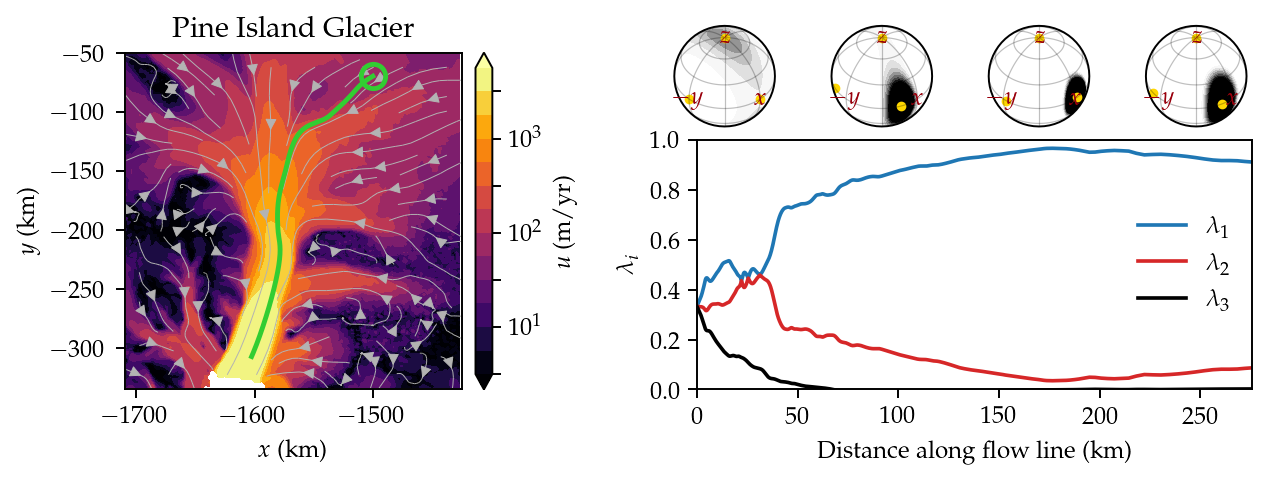

Python code for this plot:
"""
Model plug-flow CPO evolution of a Lagrangian ice column over Pine Island Glacier, Antarctica
"""

import numpy as np
from scipy.integrate import solve_ivp
import xarray

from specfabpy import specfab as sf
from specfabpy import common as sfcom
from specfabpy import plotting as sfplt

import matplotlib.pyplot as plt
from mpl_toolkits.axes_grid1 import make_axes_locatable
import matplotlib.colors as colors

from matplotlib import rc
#rc('font',**{'family':'sans-serif','sans-serif':['Helvetica']})
rc('font',**{'family':'serif','serif':['Palatino']})
rc('text', usetex=True)

"""
Setup
"""

### Domain 

p0   = (-1500e3, -70e3)  # starting point (x0,y0)
xy0  = (-1710e3, -335e3) # lower left-hand  corner of region of interest
xy1  = (-1425e3, -50e3)  # upper right-hand corner of region of interest
dwin = 2 # coarsen input velocities using this moving-average window size

tend = 820 # time (in years) to trace out trajectory from staring point

### Numerics

Nt = 1000 # number of time steps taken (increase this until results are robust)
L = 12 # CPO expansion series truncation
kw_ivp = dict(method='RK45', vectorized=False) # kwargs for solve_ivp()

### CPO dynamics

# Lattice rotation
iota, zeta = 1, 0 # "deck of cards" behavior 

# DDRX
A = 1.1e7  # rate prefactor (tunable parameter)
Q = 3.36e4 # activation energy (see Richards et al. (2021) and Lilien et al. (2023))
R = 8.314  # gas constant
Gamma0 = lambda D, T: A*np.sqrt(np.einsum('ij,ji',D,D)/2)*np.exp(-Q/(R*(T+273.15))) # DDRX rate factor

"""
Determine trajectory 
"""

### Velocity field 

print('*** Loading velocity field') 

ds0 = xarray.open_mfdataset('~/ice-velocity-maps/antarctica_ice_velocity_450m_v2.nc') # MEaSUREs
uxname, uyname = 'VX', 'VY'
xr = slice(xy0[0], xy1[0])
yr = slice(xy1[1], xy0[1]) # reverse on purpose
ds = ds0.sel(x=xr,y=yr).coarsen(x=dwin, boundary='trim').mean().coarsen(y=dwin, boundary='trim').mean()

### Determine trajectory

print('*** Determining trajectory') 

def ODE_traj(t, p):
    dsi = ds.interp(x=p[0], y=p[1], method='linear')
    return [dsi[uxname].to_numpy(), dsi[uyname].to_numpy()] # [ux, uy]
        
trng = (0, tend)
ti = np.linspace(trng[0], trng[1], Nt) # time points at which to evaluate the solution
pi = solve_ivp(ODE_traj, trng, p0, t_eval=ti, vectorized=False).y # trajectory [x(t), y(t)]

### Determine velocity gradient tensor along trajectory

print('*** Determining velocity gradients') 

ds_grad = xarray.Dataset({
    'duxx': ds[uxname].differentiate('x'),
    'duxy': ds[uxname].differentiate('y'),
    'duyx': ds[uyname].differentiate('x'),
    'duyy': ds[uyname].differentiate('y'),
})
ds_gradi = ds_grad.interp(x=('points', pi[0]), y=('points', pi[1]), method='linear')

ugrad = np.zeros((Nt,3,3))
ugrad[:,0,0] = ds_gradi['duxx'].values
ugrad[:,0,1] = ds_gradi['duxy'].values
ugrad[:,1,0] = ds_gradi['duyx'].values
ugrad[:,1,1] = ds_gradi['duyy'].values
ugrad[:,2,2] = -(ugrad[:,0,0]+ugrad[:,1,1]) # incompressible ice

D = (ugrad + np.einsum('ijk->ikj',ugrad))/2 # strain rate tensor
W = (ugrad - np.einsum('ijk->ikj',ugrad))/2 # stress tensor

"""
Solve CPO evolution
"""

print('*** Solving CPO evolution')

S = D # stress tensor (assume coaxiality with strain-rate tensor; magnitude does not matter for our purpose)

#T = -30 # temperature assumed constant along flow line (deg. C)
T = -60 # no DDRX if ice is very cold

# isotropic initial state
lm, nlm_len = sf.init(L) # initialize specfab
nlm_init = np.zeros((nlm_len), dtype=np.complex64) # CPO expansion coefficients
nlm_init[0] = 1/np.sqrt(4*np.pi)

def ODE(t, nlm):
    # d/dt nlm_i = M_ij . nlm_j, where nlm_i is the state vector (aka s_i)
    I = np.argmin(np.abs(ti-t)) # index for closest point on trajectory at time t
    M  = sf.M_LROT(nlm, D[I], W[I], iota, zeta) # lattice rotation always present
    M += Gamma0(D[I],T)*sf.M_DDRX(nlm, S[I])    # DDRX active if sufficient warm
    #M += Lambda0*sf.M_CDRX(nlm)                # CDRX (neglected in this example)
    M += sf.M_REG(nlm, D[I])                    # regularization
    return np.matmul(M, nlm)
    
nlm = solve_ivp(ODE, trng, nlm_init, t_eval=ti, vectorized=False).y.T # CPO state along trajectory
mi, lami = sfcom.eigenframe(nlm) # a2 eigenvectors and eigenvalues

"""
Plot results
"""

print('*** Plotting results')

fs  = 1.0 # figure scale
fig = plt.figure(figsize=(9*fs,2.5*fs))
gs  = fig.add_gridspec(nrows=1, ncols=2, wspace=0.20)
ax1, ax2 = fig.add_subplot(gs[0,0]), fig.add_subplot(gs[0,1])

ms = 1e-3 # mapscale (m to km)
c1,c2,c3 = 'tab:blue', 'tab:red', 'k'
ctraj = 'limegreen'

### Plot trajectory over velocity map

# Create regular grid for plotting velocity field
N = 200
xv = np.linspace(xy0[0], xy1[0], N)
yv = np.linspace(xy0[1], xy1[1], N)
X, Y = np.meshgrid(xv, yv)
dsi = ds.interp(x=xv, y=yv, method='linear') # interpolate ux and uy to new grid
UX, UY = dsi[uxname].to_numpy(), dsi[uyname].to_numpy()
U = np.sqrt(np.power(UX,2) + np.power(UY,2))

# Plot velocity map
lvls = np.logspace(0.5, 3.75, 14)
norm = colors.LogNorm(vmin=lvls[0], vmax=lvls[-1])
cs = ax1.contourf(X*ms, Y*ms, U, cmap='inferno', levels=lvls, norm=norm, extend='both')
cax = make_axes_locatable(ax1).append_axes('right', size="5%", pad=0.08)
plt.colorbar(cs, label=r'$u$ (m/yr)', cax=cax)
ax1.streamplot(X[0]*ms, Y[:,0]*ms, UX, UY, color='0.7', linewidth=0.4, density=0.8)
ax1.plot(pi[0]*ms, pi[1]*ms, '-', c=ctraj, lw=2)
ax1.plot(p0[0]*ms, p0[1]*ms, 'o', c=ctraj, markeredgewidth=2, markerfacecolor='none', markersize=10)

ax1.axis('square')
ax1.set_xlim([xy0[0]*ms, xy1[0]*ms])
ax1.set_ylim([xy0[1]*ms, xy1[1]*ms])
ax1.set_xlabel('$x$ (km)')
ax1.set_ylabel('$y$ (km)')
ax1.set_title(r'Pine Island Glacier')

### Plot eigenvalues

dl = np.sqrt(np.diff(pi[0])**2 + np.diff(pi[1])**2) # segment lengths of trajectory
l = np.concatenate([[0], np.cumsum(dl)]) # cumulative sum (distance along trajectory)

ax2.plot(l*ms, lami[:,0], c=c1, label=r'$\lambda_1$')
ax2.plot(l*ms, lami[:,1], c=c2, label=r'$\lambda_2$')
ax2.plot(l*ms, lami[:,2], c=c3, label=r'$\lambda_3$')
ax2.legend(loc='center right', fancybox=False, frameon=False)

ax2.set_ylabel(r'$\lambda_i$')
ax2.set_ylim([0,1])
ax2.set_xlabel('Distance along flow line (km)')
ax2.set_xlim([l[0]*ms,l[-1]*ms])

### Plot CPOs

# Make space for CPOs above eigenvalue plot
ax3 = make_axes_locatable(ax2).append_axes("top", size="35%", pad=0.00)
ax3.set_axis_off()

geo, prj = sfplt.getprojection(rotation=-45, inclination=50)

def plotCPO(ax, nlm, mi, p0, HW=0.23, cmap='Greys'):
    axtrans = ax.transData.transform(p0)
    trans = fig.transFigure.inverted().transform(axtrans)
    axin = plt.axes([trans[0]-HW/2, trans[1]-HW/2, HW,HW], projection=prj)
    axin.set_global()
    lvlset = [np.linspace(0.05, 0.45, 8), lambda x,p:'%.1f'%x]
    sfplt.plotODF(nlm, lm, axin, lvlset=lvlset, cmap=cmap, showcb=False, nchunk=None)
    sfplt.plotcoordaxes(axin, geo, negaxes=True, color=sfplt.c_dred, axislabels='xi')
    sfplt.plotmi(axin, mi, geo, colors=('gold',), ms=6) # eigenvectors
    return axin

# Plot CPO at selected positions along flow line
for li in np.linspace(l[-1]*0.05, l[-1]*0.9, 4):
    I = np.argmin(np.abs(l-li))
    plotCPO(ax2, nlm[I], mi[I], (li*ms,0.93))

### Save plot

plt.savefig('PIG-column.png', dpi=175, pad_inches=0.1, bbox_inches='tight')
